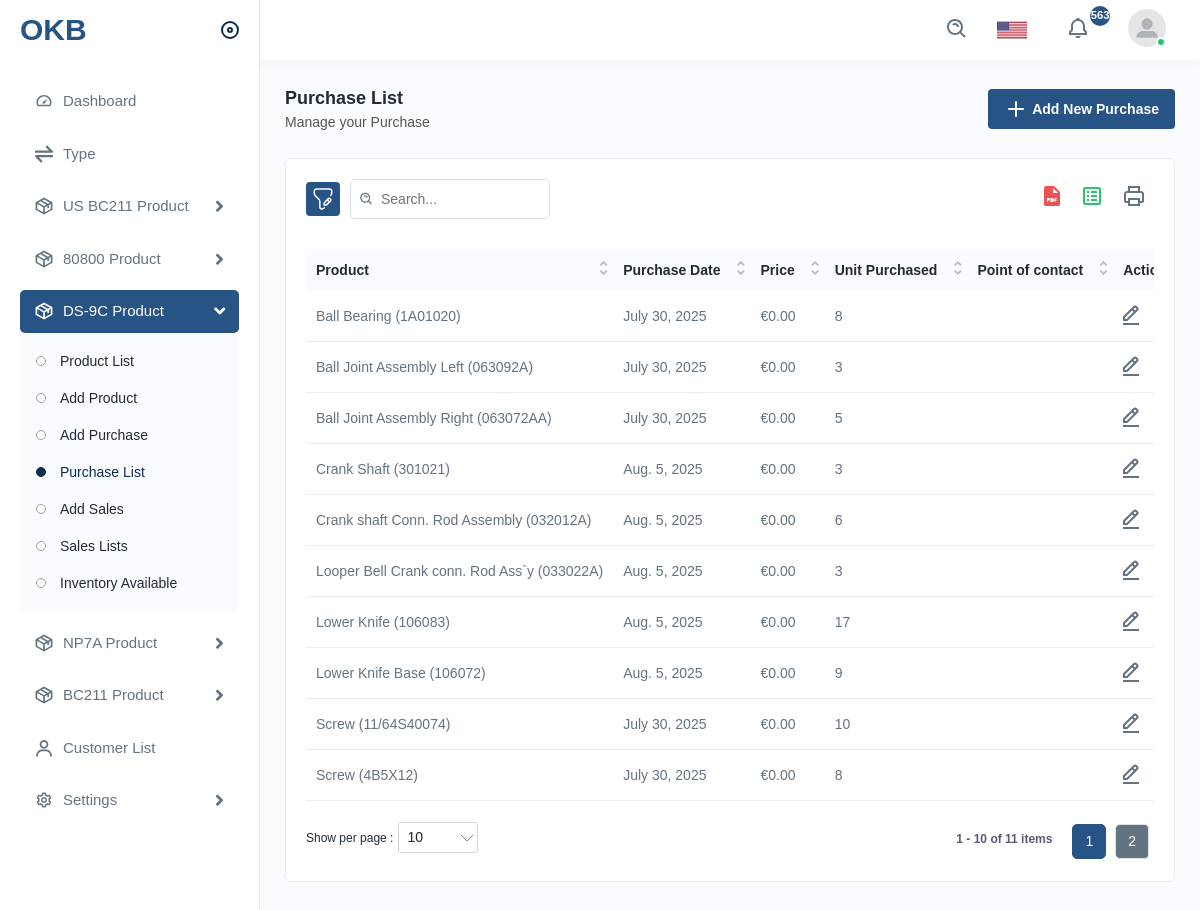
The page /ds-list/ (signed in) on the database as committed earlier.
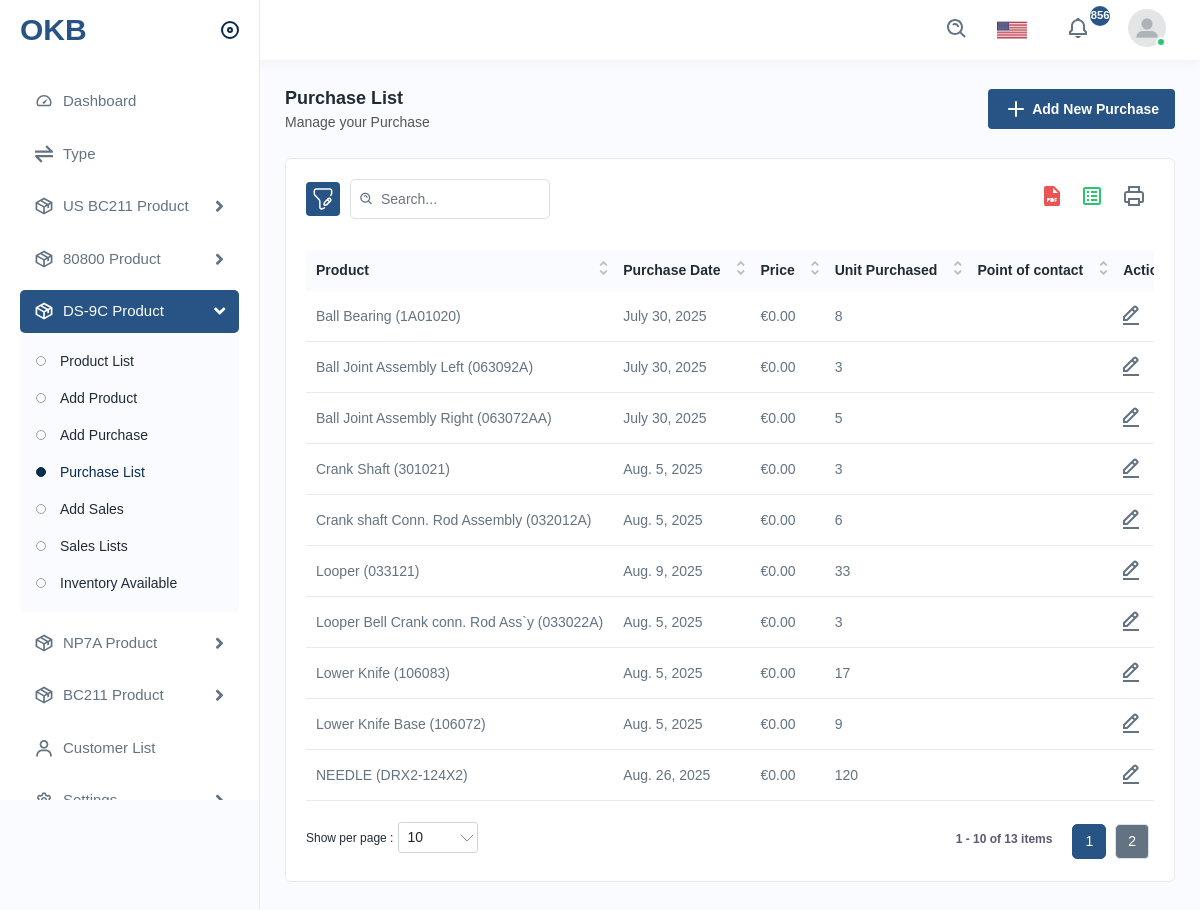
The same page on the database as committed later.
### dashboard/models.py (models this page shows, shortened)
class DsPurchase(models.Model):
    product = models.ForeignKey(Ds9c, on_delete=models.CASCADE)
    purchase_date = models.DateField()
    price = models.DecimalField(max_digits=10, decimal_places=2)
    type = models.ForeignKey(Type, on_delete=models.CASCADE, null=True, blank=True)
    unit_purchased = models.PositiveIntegerField()
    point_of_contact = models.CharField(max_length=100, blank=True)
    notes = models.TextField(blank=True)
    created_by = models.ForeignKey(User, related_name='dspurchase', null=True, blank=True, on_delete=models.CASCADE)

class Ds9c(models.Model):
    item_id = models.CharField(max_length=50, unique=True)
    name = models.CharField(max_length=100)
    type = models.ForeignKey(Type, on_delete=models.CASCADE, null=True, blank=True)
    unit = models.DecimalField(max_digits=10, decimal_places=2, null=True, blank=True)
    current_stock = models.IntegerField(default=0, null=True, blank=True)
    total_sold = models.IntegerField(default=0, null=True, blank=True)
    total_cost_value = models.DecimalField(max_digits=12, decimal_places=2, null=True, blank=True)
    created_by = models.ForeignKey(User,related_name='ds', null=True, blank=True, on_delete=models.CASCADE)
    def __str__(self):
        return f"{self.name} ({self.item_id})"

### dashboard/controllers.py (the view)
# urls.py: path("ds-list/", dspurchaselist, name="dpurchaselist"),
@login_required
def dspurchaselist(request):
    purchases = DsPurchase.objects.all().order_by('-id')
    context = {
        "purchases": purchases,
    }
    return render(request, "dashboard/dspurchaselist.html", context)

### dashboard/context_processor.py (called while the page is built)
def default(request):
    if request.user.is_authenticated:
        all_notifications = Notification.objects.filter(user=request.user).order_by('-created_at')[:5]
        unread_count = Notification.objects.filter(user=request.user, is_read=False).count()
    else:
        all_notifications = []
        unread_count = 0
    return {
        'notifications': all_notifications,
        'unread_count': unread_count,
    }

### templates/dashboard/dspurchaselist.html (shortened to what this page needs)
{% extends "includes/base.html" %}
{% load static %}
{% load humanize %}
{% block content %}
<div class="page-wrapper">
<div class="content">
<div class="page-header">
<div class="page-title">
<h4>Purchase List</h4>
<h6>Manage your Purchase</h6>
</div>
<div class="page-btn">
<a href="{% url 'dashboard:adddspurchase' %}" class="btn btn-added"><img src="{% static 'assets/img/icons/plus.svg' %}" alt="img" class="me-1">Add New Purchase</a>
</div>
</div>
<div class="card">
<div class="card-body">
<div class="table-top">
<div class="search-set">
<div class="search-path">
<a class="btn btn-filter" id="filter_search">
<img src="{% static 'assets/img/icons/filter.svg' %}" alt="img">
</a>
</div>
<div class="search-input">
<a class="btn btn-searchset"><img src="{% static 'assets/img/icons/search-white.svg' %}" alt="img"></a>
</div>
</div>
<div class="wordset">
<ul>
<li>
<a data-bs-toggle="tooltip" data-bs-placement="top" title="pdf"><img src="{% static 'assets/img/icons/pdf.svg' %}" alt="img"></a>
</li>
<li>
<a data-bs-toggle="tooltip" data-bs-placement="top" title="excel"><img src="{% static 'assets/img/icons/excel.svg' %}" alt="img"></a>
</li>
<li>
<a data-bs-toggle="tooltip" data-bs-placement="top" title="print"><img src="{% static 'assets/img/icons/printer.svg' %}" alt="img"></a>
</li>
</ul>
</div>
</div>
<div class="table-responsive">
<table class="table datanew">
<thead>
<tr>
<th>Product</th>
<th>Purchase Date</th>
<th>Price </th>
<th>Unit Purchased</th>
<th>Point of contact</th>
<th>Action</th>
</tr>
</thead>
<tbody>
{% for p in purchases %}
<tr>
<td>{{p.product}}</td>
<td>{{p.purchase_date}}</td>
<td>€{{p.price|floatformat:2|intcomma}}</td>
<td>{{p.unit_purchased}}</td>
<td>{{p.point_of_contact}}</td>
<td>
<a class="me-3" href="{% url 'dashboard:edit-dp' p.pk %}">
<img src="{% static 'assets/img/icons/edit.svg' %}" alt="img">
</a>
</td>
</tr>
{% empty %}
<p class="text-danger">No Purchases Made yet</p>
{% endfor %}
</tbody>
</table>
</div>
</div>
</div>
</div>
</div>
</div>
{% endblock content %}

Rows that differ between the two databases and show on the page:
no longer on this page (row unchanged): DsPurchase: product "Screw (11/64S40074)", purchase_date "July 30, 2025", price "0.00", unit_purchased "10"
no longer on this page (row unchanged): DsPurchase: product "Screw (4B5X12)", purchase_date "July 30, 2025", price "0.00", unit_purchased "8"
added DsPurchase: product "Looper (033121)", purchase_date "Aug. 9, 2025", price "0.00", unit_purchased "33"
added DsPurchase: product "NEEDLE (DRX2-124X2)", purchase_date "Aug. 26, 2025", price "0.00", unit_purchased "120"
Other text that changed with them:
{{ unread_count }}: "563" → "856"
text written by a page script: "1 2 1 - 10 of 11 items" → "1 2 1 - 10 of 13 items"
